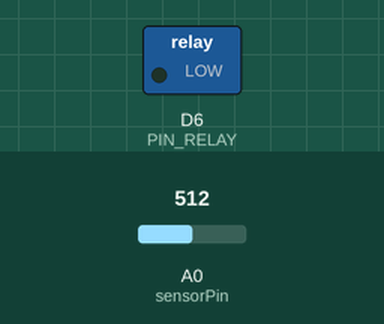
The sketch below on a simulated ESP8266 (NodeMCU). Shown: switched loads named in the sketch (green lamp = pin HIGH). The test bench sets the inputs (shaded band); at power-on: A0 (sensorPin) = 512. WiFi joins after 1.5 s; servers stay silent unless stated; storage starts empty; pins used as bus, display or sensor lines are not drawn; what the sketch prints to the serial monitor is not drawn.

Above: at 0.1 s.
At 1.6 s:
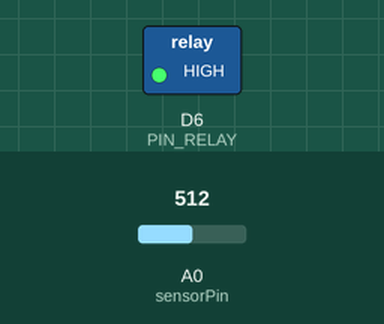
Timing chart, 0 to 12.8 s (numbered marks = the images above):
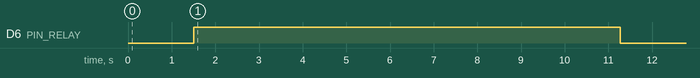

The sketch:

esp-3.ino
```cpp
#include <ESP8266WiFi.h>
#include <ESP8266WebServer.h>
#include <LittleFS.h>
#include <espnow.h>

/* Название сети и пароль */
const char* ssid = "T104-1-2";       // SSID
const char* password = "Desyatbukv10";  // пароль

/* Объявляем переменные */
float temp1 = 0.0;
float hum1 = 0.0;
float temp2 = 0.0;
float hum2 = 0.0;
float soil1 = 0.0;
float soil2 = 0.0;
int angle = 0;
int min_soil = 30;
int min_hum = 25;
int min_temp = 22;
int max_temp = 27;
int humid = 0;
int counter = 0;
bool is_watering = false;

// Объявление контаков датчиков
#define sensorPower 14
#define sensorPin A0
#define PIN_RELAY D6

// Значение для хранения уровня воды
int val = 0;

/* Mac адреса других плат */
uint8_t Address1[] = {0xC4,0x5B,0xBE,0x63,0x70,0xDC}; //esp1
uint8_t Address2[] = {0x48,0x3F,0xDA,0x72,0x4F,0x8A}; //esp2

ESP8266WebServer server(80); //Cоздаём сервер

/* Передаваемые данные */
typedef struct message {
    float temp;
    float hum;
    float soil;
} message;
message Data;

void DataRecived(uint8_t * mac, uint8_t *incomingData, uint8_t len) //Функция для обработки принимаемой информации
{
  memcpy(&Data, incomingData, sizeof(Data)); //Копируем полученную информацию в переменную Data (чтобы корректно её обработать)
  if (mac[0] == 196) //Если информация получена с esp1, записываем информацию в переменные temp1, hum1
  {
    temp1 = Data.temp;
    hum1 = Data.hum;
    soil1 = Data.soil;
  }
  else //Иначе (информация получена с esp2), записываем информацию в переменные temp2, hum2
  {
    temp2 = Data.temp;
    hum2 = Data.hum;
    soil2 = Data.soil;
  }
}

void DataSent(uint8_t *mac_addr, uint8_t sendStatus) { //Функция при отправке данных (отладочная информация)
  Serial.print("Last Packet Send Status: ");
  if (sendStatus == 0){
    Serial.print("Delivery success to ");
  }
  else{
    Serial.print("Delivery fail to ");
  }
  Serial.println(mac_addr[0]);
}

//Это функция, используемая для получения показаний
int readSensor() {
  digitalWrite(sensorPower, HIGH);  // Включение датчика
  delay(10);              // ждём 10 миллисекунд
  val = analogRead(sensorPin);    // Чтение значений с датчика
    val = map(val, 12, 106, 0, 100);
  digitalWrite(sensorPower, LOW);   // Выключение датчика
  return val;             // Отправка текущего значения
}

void handleRoot() //Клиент делает запрос на сервер
{
    File html = LittleFS.open("/index.html", "r"); //Получаем html файл из файловой системы
    server.streamFile(html, "text/html");  //Отправляем html файл клиенту
}

void handleJS()   //Клиент запрашивает script.js
{
    File js = LittleFS.open("/script.js", "r");  //Получаем js файл из файловой системы
    server.streamFile(js, "text/js");  //Отправляем js файл клиенту
}

void handleCss()  //Клиент запрашивает style.css
{
    File css = LittleFS.open("/style.css", "r");  //Получаем css файл из файловой системы
    server.streamFile(css, "text/css");  //Отправляем css файл клиенту
}

void setup() {
    Serial.begin(115200);
  // Начало подключения Wi-Fi
  Serial.println();
  Serial.println();
  Serial.print("Connecting to ");
  Serial.println(ssid);
  WiFi.begin(ssid, password);
  while (WiFi.status() != WL_CONNECTED) {
    delay(500);
    Serial.print(".");
  }

  Serial.println("");
  Serial.println("WiFi connected");
  Serial.println("IP address: ");
  Serial.println(WiFi.localIP());
  Serial.println(WiFi.macAddress());

    // Объявляем пин реле как выход
    pinMode(PIN_RELAY, OUTPUT);

    // Выключаем реле - посылаем высокий сигнал (для реле)
    digitalWrite(PIN_RELAY, HIGH);

    // Установите D5 в качестве выходного
    pinMode(sensorPower, OUTPUT);

    // Установите на низкий уровень, чтобы через датчик не протекала мощность (для уровня воды)
    digitalWrite(sensorPower, LOW);

    /* Подключаем файловую систему */
    LittleFS.begin();

    /* Настраиваем ответы сервера на запросы */
    server.on("/", handleRoot);
    server.on("/style.css", handleCss);
    server.on("/script.js", handleJS);

    /* Клиент запрашивает показания датчиков */
    server.on("/temp1", []() {
        server.send(200, "text/plain", String(temp1));
      });
    server.on("/hum1", []() {
        server.send(200, "text/plain", String(hum1));
      });
    server.on("/temp2", []() {
        server.send(200, "text/plain", String(temp2));
      });
    server.on("/hum2", []() {
        server.send(200, "text/plain", String(hum2));
      });
    server.on("/soil1", []() {
        server.send(200, "text/plain", String(soil1));
      });
    server.on("/soil2", []() {
        server.send(200, "text/plain", String(soil2));
      });
    //Управление форточкой
    server.on("/angle0", []() {
        angle = 0;
      });
    server.on("/angle30", []() {
        angle = 30;
      });
    server.on("/angle45", []() {
        angle = 45;
      });
    server.on("/angle90", []() {
        angle = 90;
      });
    server.on("/angle110", []() {
        angle = 110;
      });
    server.on("/humid", []() {
        humid = 1;
      });
    server.on("/humid", [](){
        humid = 1;
      });
    server.on("/water_level", []() {
        server.send(200, "text/plain", String(val));
      });

    server.begin(); //Запускаем сервер

    esp_now_init(); //Инициилизируем протокол esp now
    esp_now_set_self_role(ESP_NOW_ROLE_COMBO); //Устанавливаем роль combo, чтобы мы могли и отправлять и принимать данные
    esp_now_register_recv_cb(DataRecived); //Устанавливаем функцию DataRecived для обработки принимаемой информации
    esp_now_add_peer(Address1, ESP_NOW_ROLE_COMBO, 1, NULL, 0); //Добавляем нового пира (esp1), чтобы мы могли отправлять команды
    esp_now_add_peer(Address2, ESP_NOW_ROLE_COMBO, 1, NULL, 0); //Добавляем нового пира (esp2), чтобы мы могли отправлять команды
    esp_now_register_send_cb(DataSent); //Устанавливаем функцию DataSent при отправке данных
}

void loop() {
server.handleClient();  //Отслеживаем действия клиента
  if (counter == 39) {
    if ((soil1+soil2)/2 < min_soil){ // Реле с поливом, зависящая от температуры
      digitalWrite(PIN_RELAY, LOW);
      delay(100);
    } else {
      digitalWrite(PIN_RELAY, HIGH);
      delay(100);
    }
    readSensor();
    if ((temp1+temp2)/2.0 < min_temp) {
      angle = 0;
    }
    else if ((temp1+temp2)/2.0 > max_temp) {
      angle = 90;
    }

    esp_now_send(Address1, (uint8_t *) &angle, sizeof(angle));
    Serial.print("angle = ");
    Serial.println((uint8_t) angle);
    esp_now_send(Address2, (uint8_t *) &humid, sizeof(humid));
    Serial.print("humid = ");
    Serial.println((uint8_t) humid);
    if ((hum1+hum2)/2.0 < min_hum && is_watering == false) {
      humid = 1;
      is_watering = true;
    }
    else {
      humid = 0;
      is_watering = false;
    }
    counter = 0;
  }
  else {
    counter++;
  }
  delay(250);
}
```

Measured:
- by itself, D6 (PIN_RELAY): HIGH → LOW at 11.3 s
